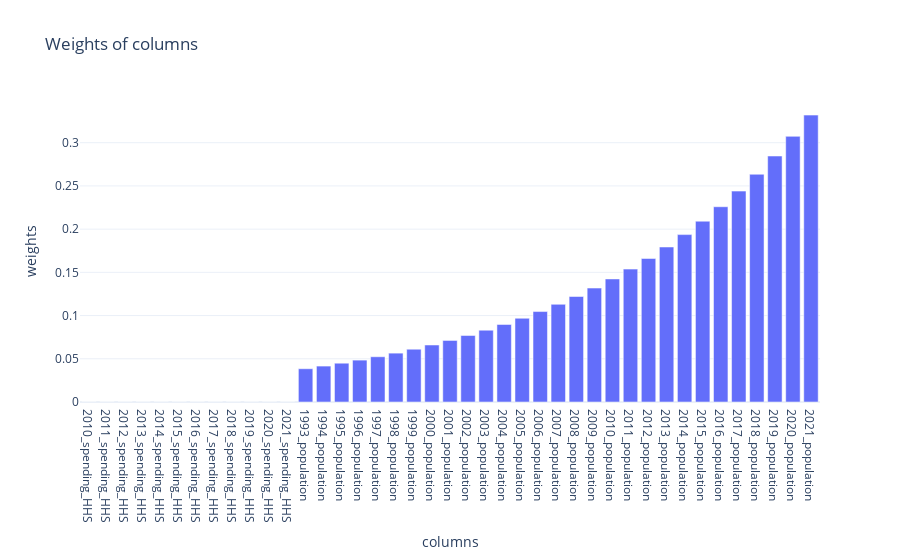

Write notebook code for a chart like this one.
### Markdown cell above
#### Use case: outcome with weight 0

In this example, we assign a weight of 0 to the outcome.

### Code cell
# you want to pass an outcome but give it weight 0 in similarity calculations

print(list_available_features())
f  = FipsQuery(42001, outcome_var = "spending_HHS", feature_groups_with_weights= {"spending_HHS": 0, "population":4})
f.find_euclidean_kins()
display(f.plot_weights())
display(f.euclidean_kins)

### Figure 1 — Plotly figure (JSON) as saved in the notebook; plotly's stock layout.template omitted (floating-point values rounded to 4 significant figures)
{"data": [{"type": "bar", "x": ["2010_spending_HHS", "2011_spending_HHS", "2012_spending_HHS", "2013_spending_HHS", "2014_spending_HHS", "2015_spending_HHS", "2016_spending_HHS", "2017_spending_HHS", "2018_spending_HHS", "2019_spending_HHS", "2020_spending_HHS", "2021_spending_HHS", "1993_population", "1994_population", "1995_population", "1996_population", "1997_population", "1998_population", "1999_population", "2000_population", "2001_population", "2002_population", "2003_population", "2004_population", "2005_population", "2006_population", "2007_population", "2008_population", "2009_population", "2010_population", "2011_population", "2012_population", "2013_population", "2014_population", "2015_population", "2016_population", "2017_population", "2018_population", "2019_population", "2020_population", "2021_population"], "y": [0, 0, 0, 0, 0, 0, 0, 0, 0, 0, 0, 0, 0.03847, 0.04155, 0.04488, 0.04847, 0.05234, 0.05653, 0.06105, 0.06594, 0.07121, 0.07691, 0.08306, 0.08971, 0.09688, 0.1046, 0.113, 0.122, 0.1318, 0.1424, 0.1537, 0.166, 0.1793, 0.1937, 0.2092, 0.2259, 0.244, 0.2635, 0.2846, 0.3073, 0.3319]}], "layout": {"title": {"text": "Weights of columns"}, "xaxis": {"title": {"text": "columns"}}, "yaxis": {"title": {"text": "weights"}}}}
